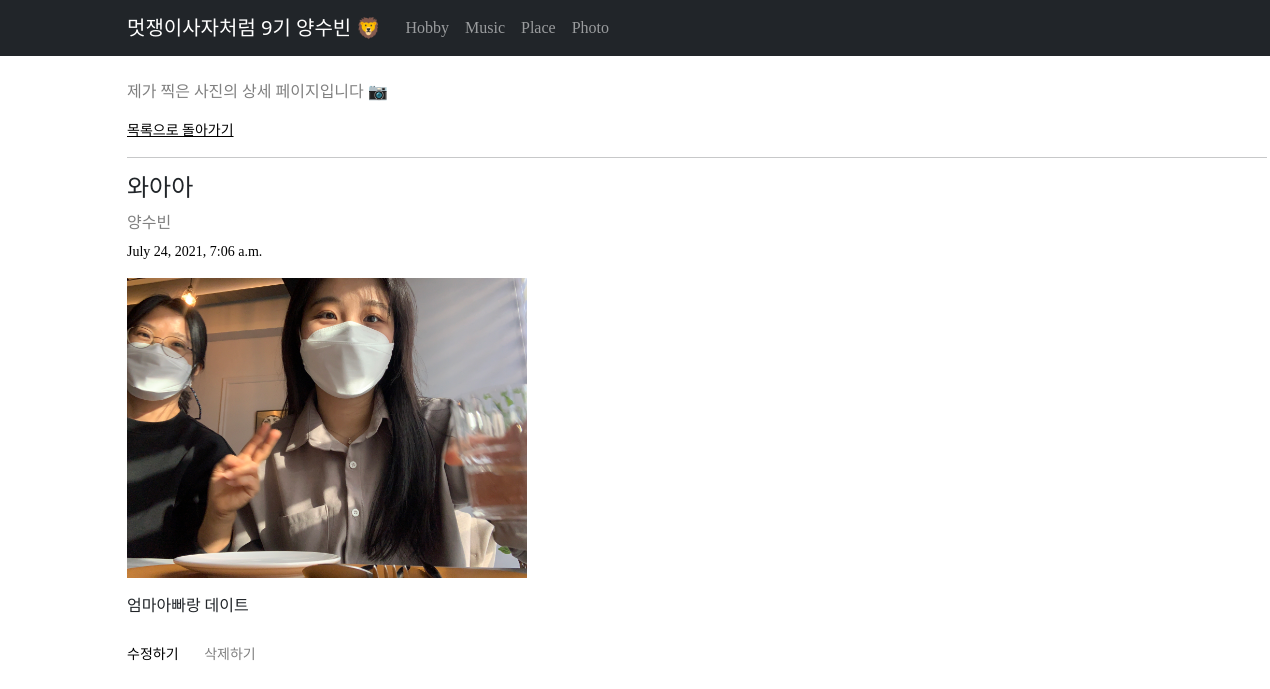
/7, run on the app's committed database.
### subin/models.py (models this page shows, shortened)
class Photo(models.Model):
    title = models.CharField(max_length=200)
    writer = models.CharField(max_length=100)
    pub_date = models.DateTimeField()
    image = models.ImageField(upload_to='images/', blank=True, null = True)
    body = models.TextField()

### subin/views.py (the view)
# urls.py: path('<str:id>', views.detail, name="detail"),
def detail(request, id):
    photo = get_object_or_404(Photo, pk=id)
    return render(request, "detail.html", {'photo':photo})

### subin/templates/detail.html (shortened to what this page needs)
{% extends 'base.html' %}
{% block contents %}
<div class="mainbox">
    <p>제가 찍은 사진의 상세 페이지입니다 📷  </p>
    <a href="{% url 'photo' %}" class="backBtn">목록으로 돌아가기</a>
    <hr>
    <h2 class="title">{{photo.title}}</h2>
    <p class="writer">{{photo.writer}}</p>
    <p class="date">{{photo.pub_date}}</p>
    <div class="content">
    {% if photo.image %}
    <img src="{{photo.image.url}}" alt="이미지" width="400" class="photo">
    {% endif %}
    <p class="body">{{photo.body}}</p>
    </div>
    <br>
    <a href="{% url 'edit' photo.id %}" class="editBtn">수정하기</a>
    <a href="{% url 'delete' photo.id %}" class="delBtn">삭제하기</a>
</div>
{% endblock %}

### introproject/templates/base.html (style rules this page uses)
.body { height: auto; }

### subin/templates/detail.html (style rules this page uses)
.mainbox { margin-bottom: 10%; }
.title { font-family: 'Pretendard-Regular'; font-size: 24px; font-weight: 500; }
.writer { margin: 0; color: gray; font-size: 16px; padding-bottom: 6px; }
.date { font-size: 14px; color: black; }
.content { display: block; padding: 0; margin: 0; align-items: flex-start; flex-wrap: wrap; flex-direction: row; align-content: stretch; }
.photo { display: block; margin: 0; padding: 0; }
.body { display: block; margin-top: 1em; margin-bottom: 0; padding: 0; }
.mainbox > p:nth-child(1) { color: gray; display: block; }
.backBtn { color: black; font-size: 14px; display: block; }
.editBtn { color: black; font-size: 14px; padding: 4px 8px 4px 0; text-decoration-line: none; margin-right: 0.4em; }
.delBtn { color: gray; font-size: 14px; padding: 4px 8px; text-decoration-line: none; }

### data on the page
Photo: title "와아아", writer "양수빈", pub_date "July 24, 2021, 7:06 a.m.", image (picture), body "엄마아빠랑 데이트"
